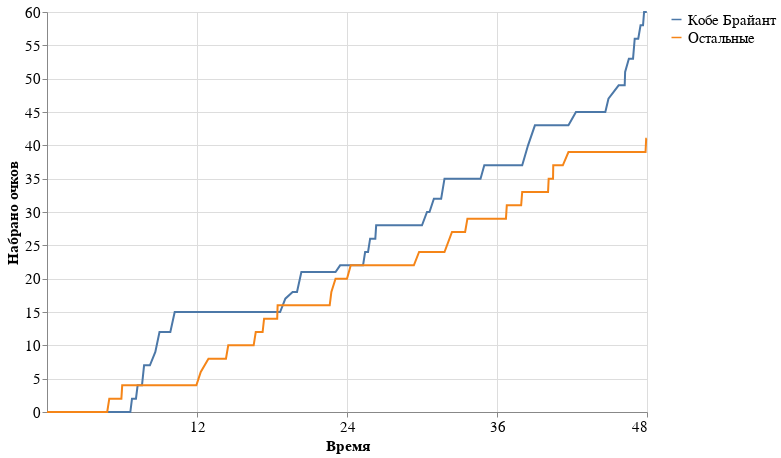

Notebook cell for this chart:
### Code cell
plot_points(line_kobe1, player_name='Кобе Брайант')

### Figure 1 — Vega-Lite specification as saved in the notebook (floating-point values rounded to 4 significant figures; data arrays with more than 128 entries replaced by an {"elided": "..."} marker saying what was removed)
{"config": {"view": {"continuousWidth": 400, "continuousHeight": 300}, "axis": {"labelFontSize": 15, "titleFontSize": 15}, "legend": {"labelFontSize": 15}}, "data": {"name": "data-4265c165625febeaa006c83169e95fe8"}, "mark": {"type": "line", "color": "blue"}, "encoding": {"color": {"type": "nominal", "field": "variable", "title": ""}, "x": {"type": "quantitative", "axis": {"grid": true, "values": [12, 24, 36, 48]}, "field": "game_minute", "scale": {"clamp": true, "domain": [0, 48]}, "title": "Время"}, "y": {"type": "quantitative", "field": "points", "title": "Набрано очков"}}, "height": 400, "width": 600, "$schema": "https://vega.github.io/schema/vega-lite/v4.8.1.json", "datasets": {"data-4265c165625febeaa006c83169e95fe8": {"elided": "342 records"}}}
